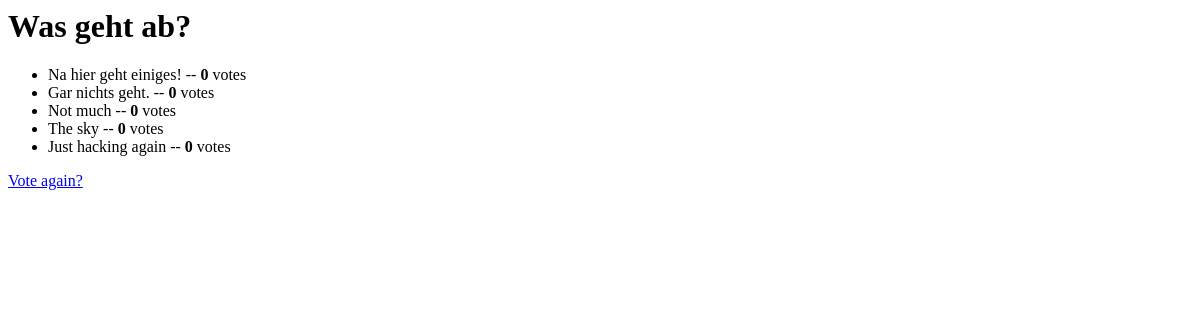
Before: /polls/1/results/ with the older database file.
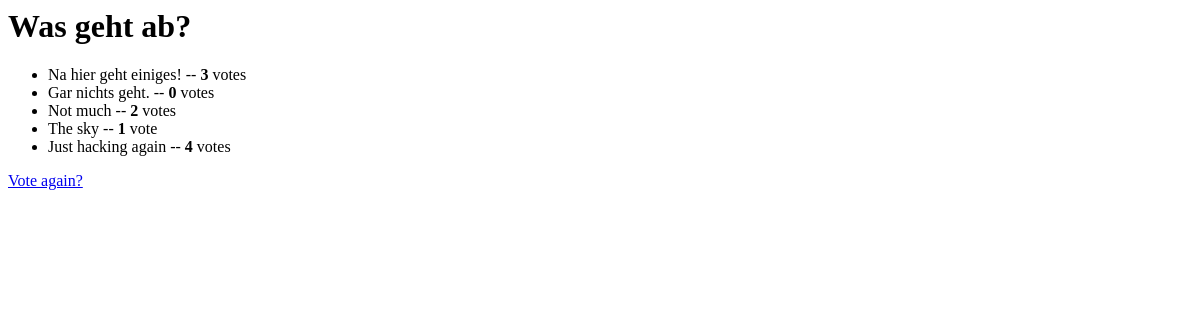
After: the same page with the newer database file.
### polls/models.py (models this page shows, shortened)
class Question(models.Model):
	question_text = models.CharField(max_length=200)
	pub_date = models.DateTimeField('date published') #('date published') macht aus 'pub_date' 'date published'
	def was_published_recently(self):
		now = timezone.now()
		return now - datetime.timedelta(days=1) <= self.pub_date <= now
	was_published_recently.admin_order_field = 'pub_date' # macht pub_date sortierbar
	was_published_recently.boolean = True
	was_published_recently.short_description = 'Published recently?'

class Choicex(models.Model):
	question = models.ForeignKey(Question, on_delete=models.CASCADE)
	choice_text = models.CharField(max_length=200)
	votes = models.IntegerField(default=0)

### polls/views.py (the view)
# urls.py: url(r'^(?P<pk>[0-9]+)/results/$', views.ResultsView.as_view(), name='results'),
class ResultsView(generic.DetailView):
	model = Question
	template_name = 'polls/results.html'

### polls/templates/polls/results.html
<h1>{{ question.question_text }}</h1>
<ul>
	{% for choice in question.choicex_set.all %}
		<li>
			{{ choice.choice_text }} -- <strong>{{ choice.votes }}</strong> vote{{ choice.votes|pluralize }}
		</li>
	{% endfor %}
</ul>
<a href="{% url 'polls:detail' question.id %}">Vote again?</a>

Changed rows visible on the page:
changed Choicex "Na hier geht einiges!": votes "0" → "3"
changed Choicex "Not much": votes "0" → "2"
changed Choicex "The sky": votes "0" → "1"
changed Choicex "Just hacking again": votes "0" → "4"
